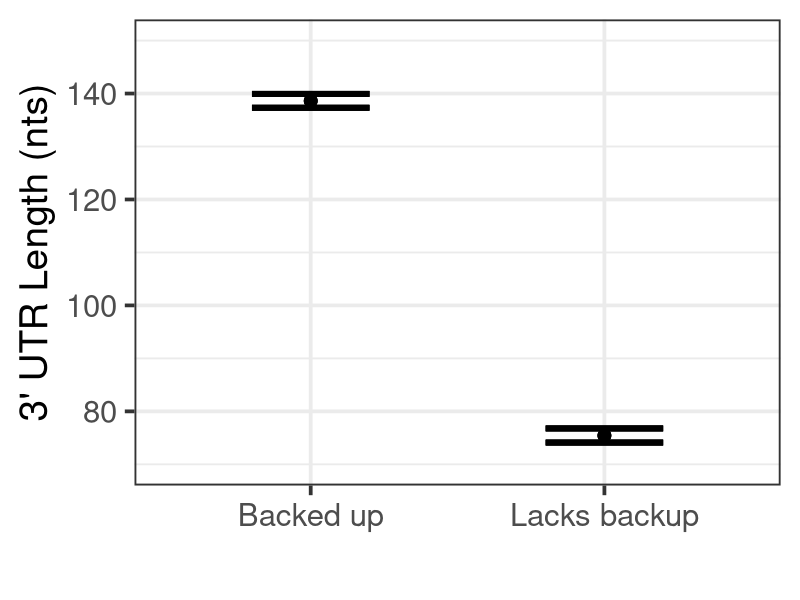
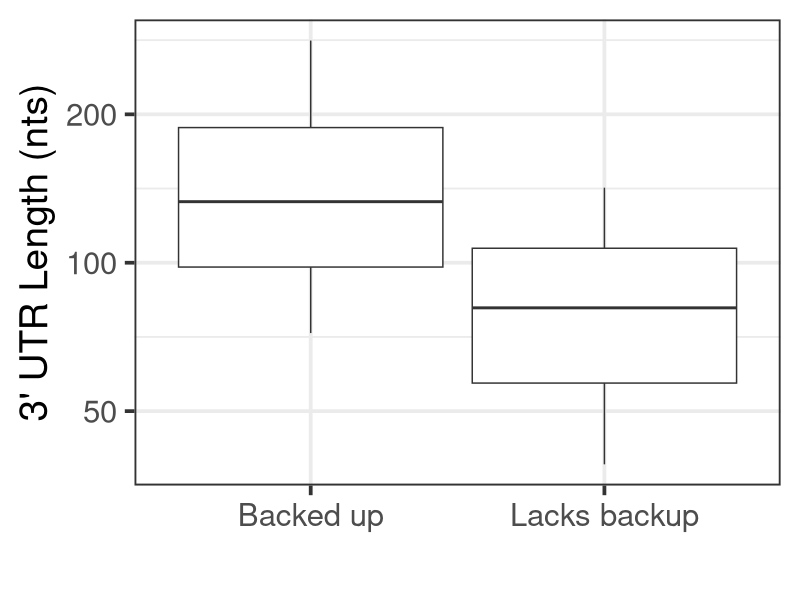
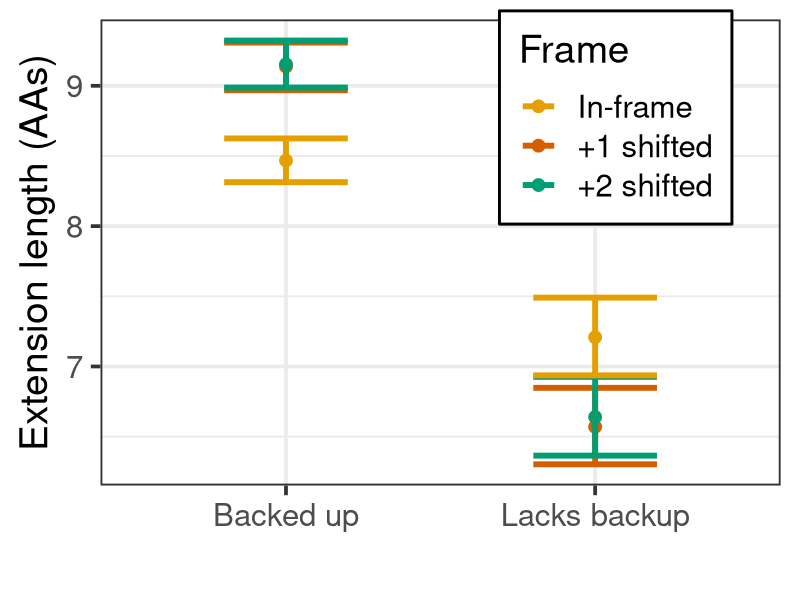
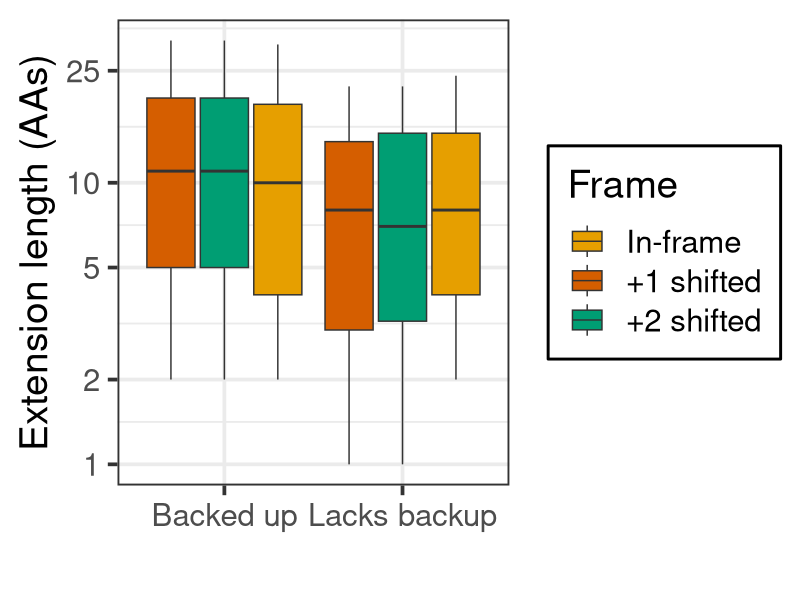
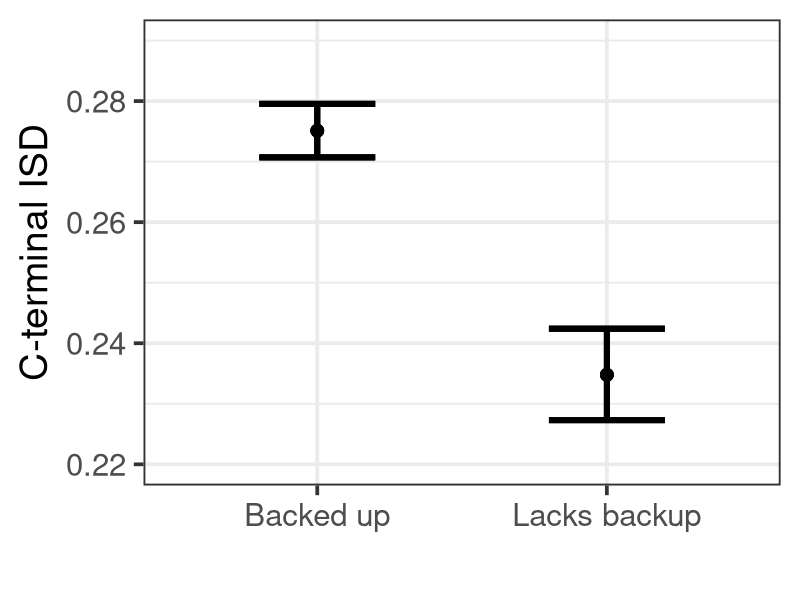
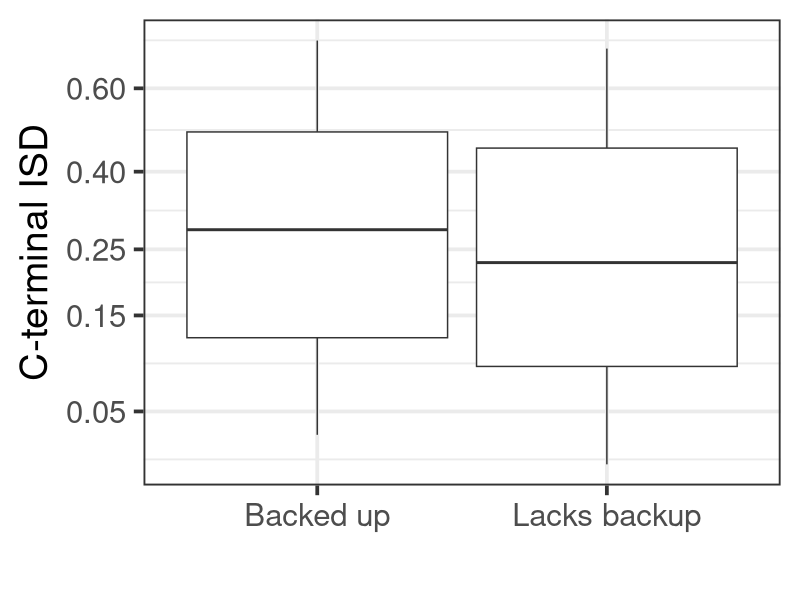
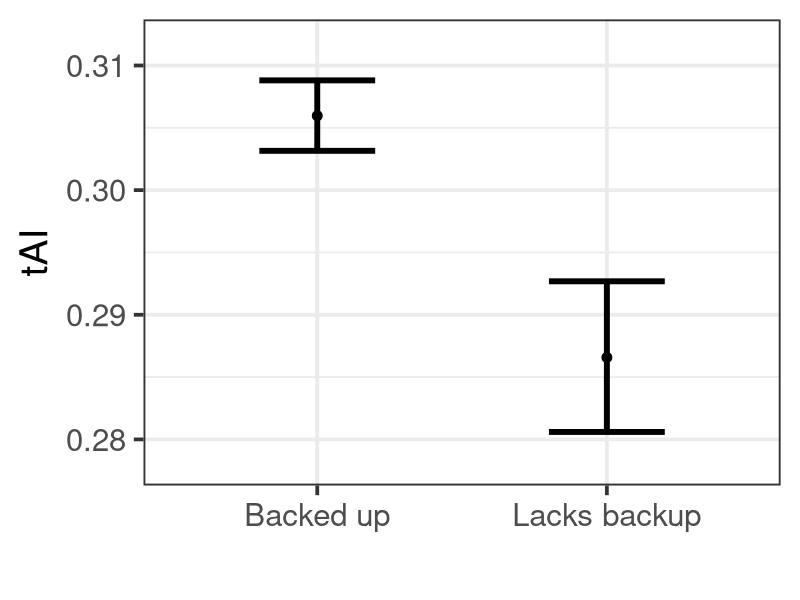
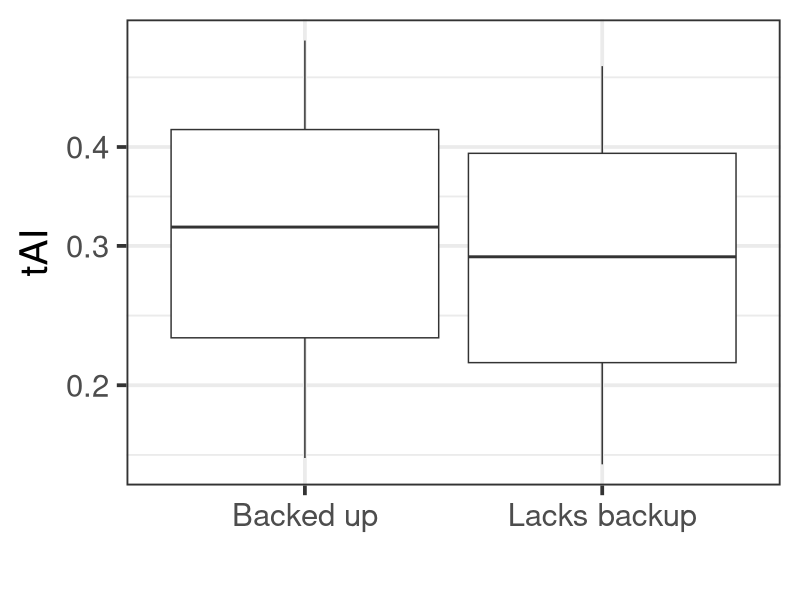

Recreate these plots in R, in order.
# Figure 3 script.

# Load ribohits data.
ribohits.data <- read.table("Data/ribohits_data_11-13-19.tab", header = T, sep = "\t", stringsAsFactors = F)

# Load packages.
library(tidyverse)

# Gather length data by frame.
ribohits.data$Fragile.factor <- ifelse(ribohits.data$Fragile == 0, "Backed up", "Lacks backup")
ribohits.data$Fragile.factor <- factor(ribohits.data$Fragile.factor, levels = c("Backed up", "Lacks backup"))
names(ribohits.data)[c(10, 21:22)] <- c("In-frame", "+1 shifted", "+2 shifted")
ribohits.frame <- ribohits.data %>% gather("In-frame", "+1 shifted", "+2 shifted", key = "Frame", value = "Length")

# Group by fragile proteins.
fragile.data <- group_by(ribohits.frame, Fragile, Frame) %>%
  summarise(UTR.mean = mean(log(Length.3UTR), na.rm = T),
            UTR.sd = sd(log(Length.3UTR), na.rm = T),
            UTR.N = length(log(Length.3UTR)),
            UTR.se = UTR.sd / sqrt(UTR.N),
            Length.mean = mean(log(Length), na.rm = T),
            Length.sd = sd(log(Length), na.rm = T),
            Length.N = sum(!is.na(Length)),
            Length.se = Length.sd / sqrt(Length.N),
            ISD.Last10.mean = mean(sqrt(ISD.Last10.iupred2), na.rm = T),
            ISD.Last10.sd = sd(sqrt(ISD.Last10.iupred2), na.rm = T),
            ISD.Last10.N = length(sqrt(ISD.Last10.iupred2)),
            ISD.Last10.se = ISD.Last10.sd / sqrt(ISD.Last10.N),
            tAI.mean = mean(tai.4.log, na.rm = T),
            tAI.sd = sd(tai.4.log, na.rm = T),
            tAI.N = sum(!is.na(tai.4.log)),
            tAI.se = tAI.sd / sqrt(tAI.N))
fragile.data$Frame <- factor(fragile.data$Frame, levels = c("In-frame", "+1 shifted", "+2 shifted"))

# Plotting figures. Means and standard errors for each figure first, then with a boxplot.
# Part A.
png(filename = "Scripts/Figures/Fragile_UTRLength_12-18-19.png", width = 6, height = 6, units = "in", res = 350)
ggplot(data = fragile.data,
       aes(x = factor(Fragile),
           y = exp(UTR.mean))) +
  geom_point(size = 4) +
  geom_errorbar(aes(ymin = exp(UTR.mean - UTR.se), ymax = exp(UTR.mean + UTR.se)), width = 0.4, size = 2) +
  scale_x_discrete(labels = c("Backed up", "Lacks backup")) +
  xlab("") +
  ylab("3' UTR Length (nts)") +
  scale_y_continuous(limits = c(70, 150)) +
  theme_bw(base_size = 28)
dev.off()

# Part A with box plot.
boxplot.quantiles <- function(x){
  qntls <- quantile(x, probs = c(0.09, 0.25, 0.5, 0.75, 0.91))
  names(qntls) <- c("ymin", "lower", "middle", "upper", "ymax")
  return(qntls)
}
png(filename = "Scripts/Figures/Fragile_UTRLength_boxplot_10-15-19.png", width = 400, height = 400)
ggplot(data = ribohits.data,
       aes(x = factor(Fragile),
           y = log(Length.3UTR))) +
  stat_summary(fun.data = boxplot.quantiles, geom = "boxplot") +
  scale_x_discrete(labels = c("Backed up", "Lacks backup")) +
  xlab("") +
  ylab("3' UTR Length (nts)") +
  scale_y_continuous(breaks = log(c(50, 100, 200)),
                     labels = c(50, 100, 200)) +
  theme_bw(base_size = 28)
dev.off()

# Part B
png(filename = "Scripts/Figures/Fragile_ExtL_+1+2_12-18-19.png", width = 6, height = 6, units = "in", res = 350)
ggplot(data = fragile.data,
       aes(x = factor(Fragile),
           y = exp(Length.mean),
           color = Frame)) +
  geom_point(size = 4) +
  geom_errorbar(aes(ymin = exp(Length.mean - Length.se), ymax = exp(Length.mean + Length.se)), width = 0.4, size = 2) +
  scale_x_discrete(labels = c("Backed up", "Lacks backup")) +
  xlab("") +
  ylab("Extension length (AAs)") +
  theme_bw(base_size = 28) +
  scale_color_manual(breaks = c("In-frame", "+1 shifted", "+2 shifted"),
                     values = c("#E69F00", "#D55E00", "#009E73")) +
  theme(legend.position = c(0.7575, 0.7895),
        legend.background = element_rect(fill = "white", size = 1, linetype = "solid", color = "black"),
        legend.spacing.y = unit(0.25, 'cm'), legend.key.size = unit(1.0, "cm"))
dev.off()

# Part B with box plot.
png(filename = "Scripts/Figures/Fragile_ExtL_boxplot_+1+2_10-27-19.png", width = 600, height = 400)
ggplot(data = ribohits.frame[!is.na(ribohits.frame$Length),],
       aes(x = factor(Fragile),
           y = log(Length),
           fill = Frame)) +
  stat_summary(fun.data = boxplot.quantiles, geom = "boxplot", position = "dodge2") +
  scale_x_discrete(labels = c("Backed up", "Lacks backup")) +
  xlab("") +
  ylab("Extension length (AAs)") +
  scale_y_continuous(breaks = log(c(1, 2, 5, 10, 25)),
                     labels = c(1, 2, 5, 10, 25)) +
  theme_bw(base_size = 28) +
  scale_fill_manual(breaks = c("In-frame", "+1 shifted", "+2 shifted"),
                     values = c("#E69F00", "#D55E00", "#009E73")) +
  theme(legend.background = element_rect(fill = "white", size = 1, linetype = "solid", color = "black"),
        legend.spacing.y = unit(0.25, 'cm'), legend.key.size = unit(1.0, "cm"))
dev.off()

# Part C
png(filename = "Scripts/Figures/Fragile_ISDLast10_12-18-19.png", width = 6, height = 6, units = "in", res = 350)
ggplot(data = fragile.data,
       aes(x = factor(Fragile),
           y = ISD.Last10.mean ^ 2)) +
  geom_point(size = 4) +
  geom_errorbar(aes(ymin = (ISD.Last10.mean - ISD.Last10.se)^2, ymax = (ISD.Last10.mean + ISD.Last10.se)^2),
                width = 0.4, size = 2) +
  scale_x_discrete(labels = c("Backed up", "Lacks backup")) +
  scale_y_continuous(limits = c(0.22, 0.29)) +
  xlab("") +
  ylab("C-terminal ISD") +
  theme_bw(base_size = 28)
dev.off()

# Part C with boxplot
png(filename = "Scripts/Figures/Fragile_ISDLast10_boxplot_10-15-19.png", width = 400, height = 400)
ggplot(data = ribohits.data,
       aes(x = factor(Fragile),
           y = sqrt(ISD.Last10.iupred2))) +
  stat_summary(fun.data = boxplot.quantiles, geom = "boxplot") +
  scale_x_discrete(labels = c("Backed up", "Lacks backup")) +
  scale_y_continuous(breaks = sqrt(c(0.05, 0.15, 0.25, 0.4, 0.6)),
                     labels = c("0.05", "0.15", "0.25", "0.40", "0.60")) +
  xlab("") +
  ylab("C-terminal ISD") +
  theme_bw(base_size = 28)
dev.off()

# Part D
png(filename = "Scripts/Figures/Fragile_tAI4log_12-18-19.png", width = 6, height = 6, units = "in", res = 350)
ggplot(fragile.data[fragile.data$Frame == "In-frame",],
       aes(
         x = factor(Fragile),
         y = exp(tAI.mean)
       )) +
  geom_point(size = 3) +
  geom_errorbar(aes(ymin = exp(tAI.mean - tAI.se), ymax = exp(tAI.mean + tAI.se)),
                width = 0.4, size = 2) +
  ylab("tAI") +
  xlab("") +
  scale_y_continuous(limits = c(0.278, 0.312)) +
  scale_x_discrete(labels = c("Backed up", "Lacks backup")) +
  theme_bw(base_size = 28)
dev.off()

# Part D with boxplot.
png(filename = "Scripts/Figures/Fragile_tAI4log_boxplot_10-15-19.png", height = 400, width = 425)
ggplot(ribohits.data,
       aes(
         x = factor(Fragile),
         y = tai.4.log
       )) +
  stat_summary(fun.data = boxplot.quantiles, geom = "boxplot") +
  ylab("tAI") +
  xlab("") +
  scale_y_continuous(breaks = log(c(0.2, 0.3, 0.4)),
                     labels = c(0.2, 0.3, 0.4)) +
  scale_x_discrete(labels = c("Backed up", "Lacks backup")) +
  theme_bw(base_size = 28)
dev.off()
